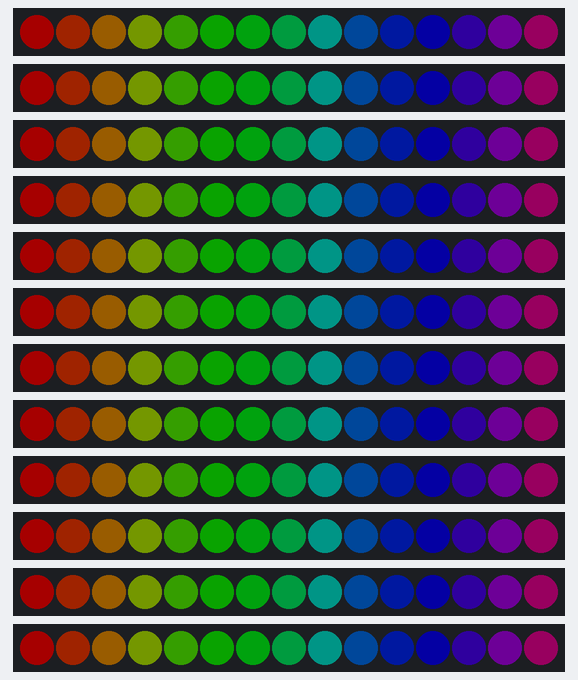
The sketch below on a simulated Arduino Uno, built with avr-gcc and run on an emulated ATmega328P. Shown: 12 × 15 RGB LEDs in strip order, left to right. Dim RGB values are drawn brighter than linear.

Above: at 0.17 s.
At 5.13 s:
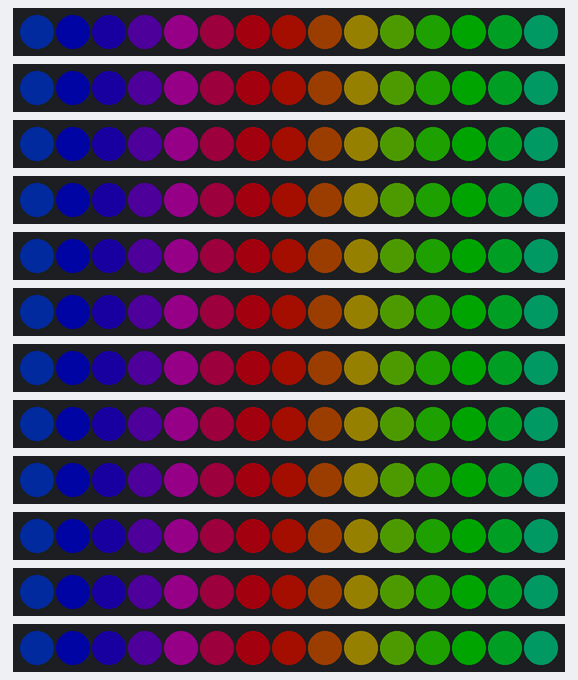
At 9.77 s:
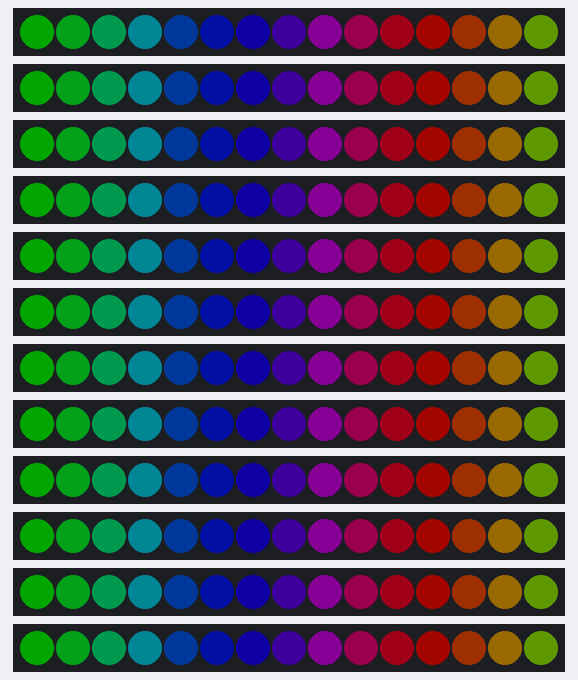
At 19.64 s:
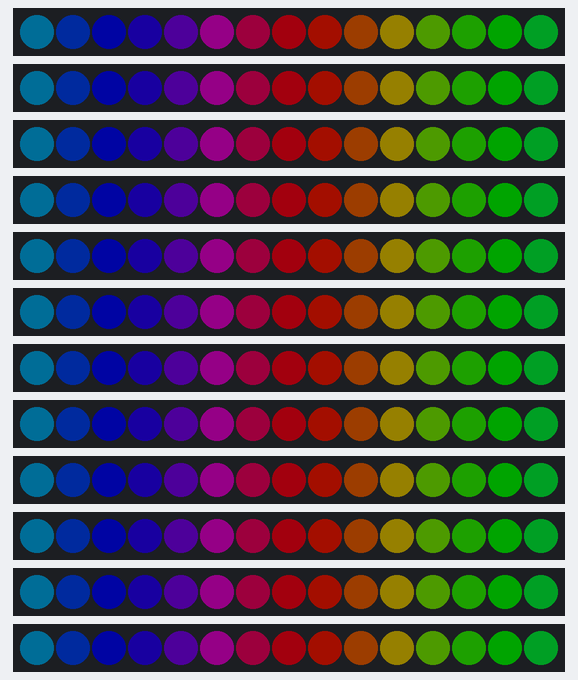
At 29.18 s:
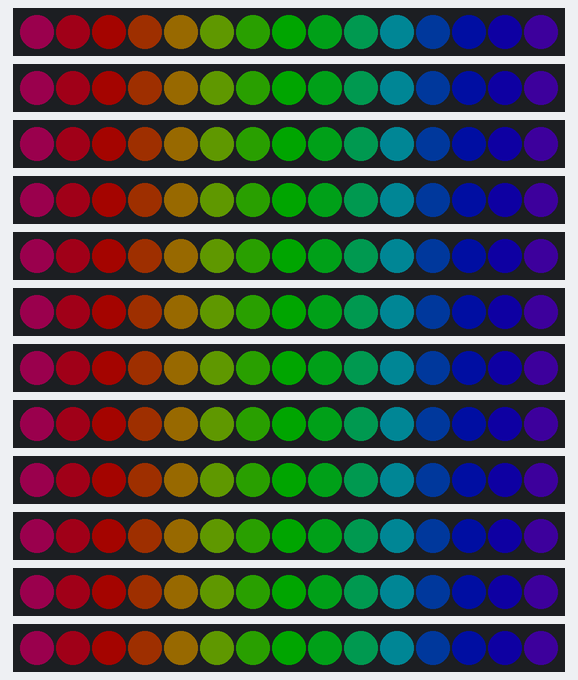
At 39.66 s:
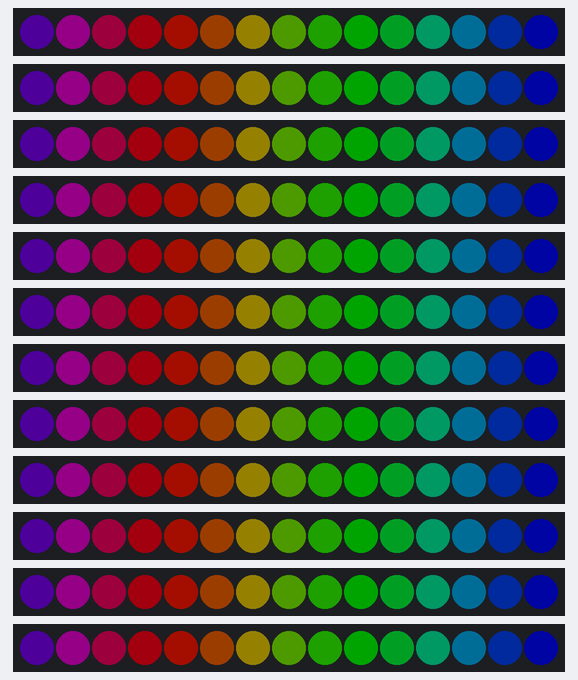

The sketch:

neopixel.ino
```cpp
//front 9
#define Str0 13
#define Str1 12
#define Str2 14
#define Str3 27
#define Str4 26
#define Str5 25
#define Str6 33
#define Str7 32
#define Str8 23

//back
#define Str9  15
#define Str10 4
#define Str11 5
#define Str12 18
#define Str13 19
#define Str14 21
#define Str15 22


#include <Adafruit_NeoPixel.h>

uint8_t BRIGHT = 40;
unsigned long startMillis;  //some global variables available anywhere in the program
unsigned long currentMillis;
const unsigned long period = 20;  //the value is a number of milliseconds
uint8_t curUp = 0;

class Strip
{
public:
  uint8_t   effect;
  uint8_t   effects;
  uint16_t  effStep;
  unsigned long effStart;
  Adafruit_NeoPixel strip;
  Strip(uint16_t leds, uint8_t pin, uint8_t toteffects, uint16_t striptype) : strip(leds, pin, striptype) {
    effect = -1;
    effects = toteffects;
    Reset();
  }
  void Reset(){
    effStep = 0;
    effect = (effect + 1) % effects;
    effStart = millis();
  }
};

struct Loop
{
  uint8_t currentChild;
  uint8_t childs;
  bool timeBased;
  uint16_t cycles;
  uint16_t currentTime;
  Loop(uint8_t totchilds, bool timebased, uint16_t tottime) {currentTime=0;currentChild=0;childs=totchilds;timeBased=timebased;cycles=tottime;}
};

Strip strip_0(15, Str0, 15, NEO_GRB + NEO_KHZ800);
Strip strip_1(15, Str1, 15, NEO_GRB + NEO_KHZ800);
Strip strip_2(15, Str2, 15, NEO_GRB + NEO_KHZ800);
Strip strip_3(15, Str3, 15, NEO_GRB + NEO_KHZ800);
Strip strip_4(15, Str4, 15, NEO_GRB + NEO_KHZ800);
Strip strip_5(15, Str5, 15, NEO_GRB + NEO_KHZ800);
Strip strip_6(15, Str6, 15, NEO_GRB + NEO_KHZ800);
Strip strip_7(15, Str7, 15, NEO_GRB + NEO_KHZ800);
Strip strip_8(15, Str8, 15, NEO_GRB + NEO_KHZ800);
Strip strip_9(15, Str9, 15, NEO_GRB + NEO_KHZ800);
Strip strip_10(15, Str10, 15, NEO_GRB + NEO_KHZ800);
Strip strip_11(15, Str11, 15, NEO_GRB + NEO_KHZ800);
Strip strip_12(15, Str12, 15, NEO_GRB + NEO_KHZ800);
Strip strip_13(15, Str13, 15, NEO_GRB + NEO_KHZ800);
Strip strip_14(15, Str14, 15, NEO_GRB + NEO_KHZ800);
Strip strip_15(15, Str15, 15, NEO_GRB + NEO_KHZ800);


struct Loop strip0loop0(1, false, 1);

//[GLOBAL_VARIABLES]

void setup() {

  //Your setup here:

  strip_0.strip.begin();
  strip_1.strip.begin();
  strip_2.strip.begin();
  strip_3.strip.begin();
  strip_4.strip.begin();
  strip_5.strip.begin();
  strip_6.strip.begin();
  strip_7.strip.begin();
  strip_8.strip.begin();
  strip_9.strip.begin();
  strip_10.strip.begin();
  strip_11.strip.begin();
  strip_12.strip.begin();
  strip_13.strip.begin();
  strip_14.strip.begin();
  strip_15.strip.begin();


}

void loop() {

  //Your code here:

  strips_loop();

}

void strips_loop() {
  if(strip0_loop0() & 0x01)
    strip_0.strip.show();
    strip_1.strip.show();
    strip_2.strip.show();
    strip_3.strip.show();
    strip_4.strip.show();
    strip_5.strip.show();
    strip_6.strip.show();
    strip_7.strip.show();
    strip_8.strip.show();
    strip_9.strip.show();
    strip_10.strip.show();
    strip_11.strip.show();
    strip_12.strip.show();
    strip_13.strip.show();
    strip_14.strip.show();
    strip_15.strip.show();
}

uint8_t strip0_loop0() {
  uint8_t ret = 0x00;
  switch(strip0loop0.currentChild) {
    case 0:
           ret = strip0_loop0_eff0();break;
  }
  if(ret & 0x02) {
    ret &= 0xfd;
    if(strip0loop0.currentChild + 1 >= strip0loop0.childs) {
      strip0loop0.currentChild = 0;
      if(++strip0loop0.currentTime >= strip0loop0.cycles) {strip0loop0.currentTime = 0; ret |= 0x02;}
    }
    else {
      strip0loop0.currentChild++;
    }
  };
  return ret;
}

uint8_t strip0_loop0_eff0() {

    // Strip ID: 0 - Effect: Rainbow - LEDS: 15
    // Steps: 64 - Delay: 32
    // Colors: 3 (50.0.0, 0.50.0, 0.0.50)
    // Options: rainbowlen=16, toLeft=false,
  if(millis() - strip_0.effStart < 32 * (strip_0.effStep)) return 0x00;
  float factor1, factor2;
  uint16_t ind;
  uint8_t tempR,tempG,tempB;
  for(uint16_t j=0;j<15;j++) {
    ind = 64 - (uint16_t)(strip_0.effStep - j * 4) % 64;
    switch((int)((ind % 64) / 21.33333333)) {
      case 0: factor1 = 1.0 - ((float)(ind % 64 - 0 * 21.33333333) / 21.33333333);
              factor2 = (float)((int)(ind - 0) % 64) / 21.33333333;

              tempR = BRIGHT * factor1;
              tempG = BRIGHT * factor2;
              tempB = 0;
              break;
      case 1: factor1 = 1.0 - ((float)(ind % 64 - 1 * 21.33333333) / 21.33333333);
              factor2 = (float)((int)(ind - 21.33333333) % 64) / 21.33333333;
              tempR = 0;
              tempG = BRIGHT * factor1;
              tempB = BRIGHT * factor2;
              break;
      case 2: factor1 = 1.0 - ((float)(ind % 64 - 2 * 21.33333333) / 21.33333333);
              factor2 = (float)((int)(ind - 42.6666666) % 64) / 21.33333333;
              tempR = BRIGHT * factor2;
              tempG = 0;
              tempB = BRIGHT * factor1;
              break;
    }
    strip_0.strip.setPixelColor(j, tempR,tempG,tempB);
    strip_1.strip.setPixelColor(j, tempR,tempG,tempB);
    strip_2.strip.setPixelColor(j, tempR,tempG,tempB);
    strip_3.strip.setPixelColor(j, tempR,tempG,tempB);
    strip_4.strip.setPixelColor(j, tempR,tempG,tempB);
    strip_5.strip.setPixelColor(j, tempR,tempG,tempB);
    strip_6.strip.setPixelColor(j, tempR,tempG,tempB);
    strip_7.strip.setPixelColor(j, tempR,tempG,tempB);
    strip_8.strip.setPixelColor(j, tempR,tempG,tempB);
    strip_9.strip.setPixelColor(j, tempR,tempG,tempB);
    strip_10.strip.setPixelColor(j, tempR,tempG,tempB);
    strip_11.strip.setPixelColor(j, tempR,tempG,tempB);
    strip_12.strip.setPixelColor(j, tempR,tempG,tempB);
    strip_13.strip.setPixelColor(j, tempR,tempG,tempB);
    strip_14.strip.setPixelColor(j, tempR,tempG,tempB);
    strip_15.strip.setPixelColor(j, tempR,tempG,tempB);


  }
  if(strip_0.effStep >= 64) {strip_0.Reset(); return 0x03; }
  else strip_0.effStep++;
  return 0x01;
}
```
